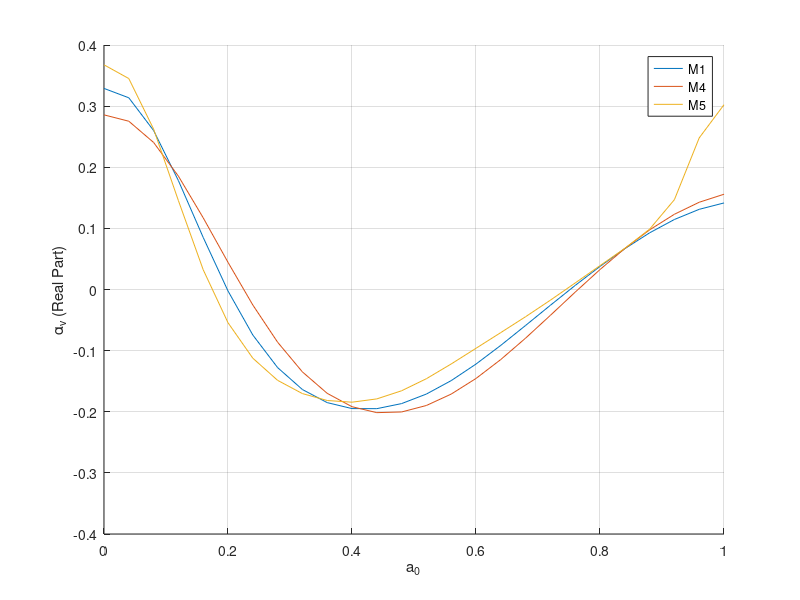
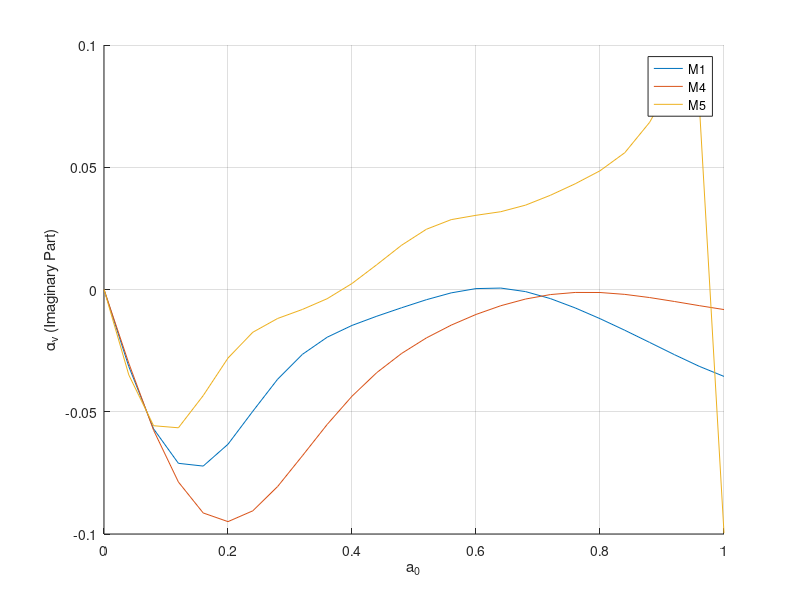

These charts were generated, in order, by the following MATLAB code:
%% load data
load('Piledisp_V.mat')    
%disp2 %(length,         material,     spacing ratio, nfrequency)
%index %1  2  3  4  5    %1  2   3     %1 2 3 4 5 10  %(1,26)
%range %10 20 30 40 50  [M1  M4  M5]   [S 2 3 4 5 10] 0:0.04:1
load('singlepiledisp_V.mat')
%disp0   %[length,         Material,    Nfrequency]
%index   %1  2  3  4  5    %1  2   3      %(1,26)
%range   %10 20 30 40 50   [0 0.05 0.1]   0:0.04:1

%% Spacing Ratio
% for n=1
n=5;
for M=1:3 %material
Lp=1
%over dynamic load
Ds1(1,:)=disp0(Lp,M,:);
Dss1=disp0(Lp,M,1); %static one at top of single pile
%over static load
% D1(1,:)=disp0(3,1,1);

if n==1 %for single pile (benchmark)
    IFR=real(Ds1)./real(Ds1(1));
%     IFI=imag(Ds1)./imag(Ds1);
    IFI=imag(Ds1)./real(Ds1(1));
else   %others
    Ds2(1,:)=disp2(Lp,M,n-1,:);
Ds2R=real(Ds2);
Ds2I=imag(Ds2);
D1sR=real(Ds1);
D1sI=imag(Ds1);

IFR=Ds2R./D1sR(1);
% IFI=Ds2I./D1sI; 
IFI=Ds2I./D1sR(1); 
end

x=[0:0.04:1];
%%
figure(1)
hold on
plot(x,IFR)
grid on
xlabel('a_0')
ylabel('\alpha_v (Real Part)')
% legend('Single Pile','s/d=2','s/d=3','s/d=4','s/d=5','s/d=10')
legend('M1','M4','M5')
% legend('Lp/d=10','Lp/d=20','Lp/d=30','Lp/d=40','Lp/d=50')
% %  xlim([0 0.5])
xlim([0 1])
% ylim([-0.4 1.2])

figure(2)
hold on
plot(x,IFI)
grid on
xlabel('a_0')
ylabel('\alpha_v (Imaginary Part)')
% legend('Single Pile','s/d=2','s/d=3','s/d=4','s/d=5','s/d=10')
legend('M1','M4','M5')%'s/d=3','s/d=4',
% legend('Lp/d=10','Lp/d=20','Lp/d=30','Lp/d=40','Lp/d=50')
% ylim([-0.2 0.2])
xlim([0 1])
end

%% Material

